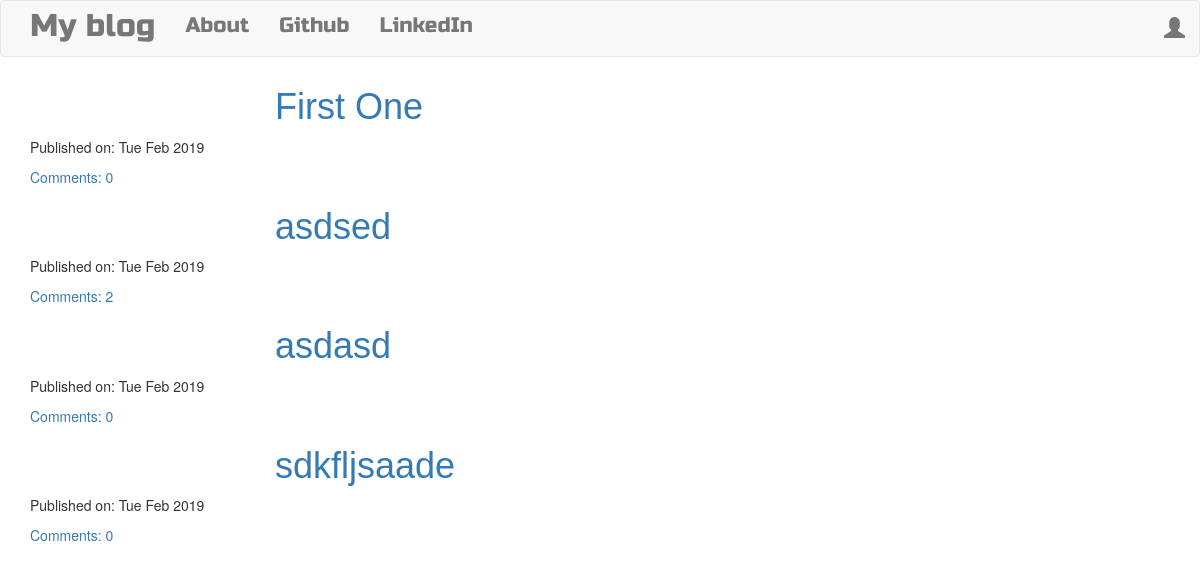
The page / on the database its author committed.
### blog/models.py (models this page shows, shortened)
class Post(models.Model):
	author=models.ForeignKey('auth.User',on_delete=models.CASCADE)
	title=models.CharField(max_length=200)
	text=models.TextField()
	created_date=models.DateTimeField(default=timezone.now)
	published_date=models.DateTimeField(blank=True,null=True)
	def approve_comments(self):
		return self.comments.filter(approved_comment=True)

### blog/views.py (the view)
# urls.py: path('',views.PostListView.as_view(),name='post_list'),
class PostListView(ListView):
	model=Post
	def get_queryset(self):
		return Post.objects.filter(published_date__lte=timezone.now()).order_by('-published_date')

### templates/blog/post_list.html
{%extends 'blog/base.html'%}
{%block content%}
<div class="centerstage">
	{%for post in post_list%}
		<div class="post">
			<h1><a href="{%url 'post_detail' pk=post.pk%}">{{post.title}}</a></h1>
			<div class="date">
				<p>Published on: {{post.published_date|date:"D M Y"}}</p>
			</div>
			<a href="{%url 'post_detail' pk=post.pk %}">Comments: {{post.approve_comments.count}}</a>
		</div>
	{%endfor%}
</div>
{%endblock%}

### templates/blog/base.html (shortened to what this page needs)
<!DOCTYPE html>
{%load static%}
<html lang="en">
<head >
	<link rel="stylesheet" href="https://maxcdn.bootstrapcdn.com/bootstrap/3.4.0/css/bootstrap.min.css">
	<link rel="stylesheet" href="//cdn.jsdelivr.net/npm/medium-editor@latest/dist/css/medium-editor.min.css" type="text/css" media="screen" charset="utf-8">
	<link rel="stylesheet" href="{%static 'blog/css/blog.css'%}">
</head>
<body>
	<nav class="navbar navbar-default techfont custom-navbar">
		<div class="container">
			<ul class="nav navbar-nav">
				<li><a href="{%url 'post_list'%}" class="navbar-brand bigbrand">My blog</a></li>
				<li><a href="{%url 'about'%}">About</a></li>
				<li><a href="https://github.com/">Github</a></li>
				<li><a href="https://www.linkedin.com/">LinkedIn</a></li>
			</ul>
			<ul class="nav navbar-nav navbar-right">
				{%if user.is_authenticated%}
				<li>
					<a href="{%url 'post_new'%}">New Post</a>
				</li>
				<li>
					<a href="{%url 'post_draft_list'%}">Drafts</a>
				</li>
				<li>
					<a href="{%url 'logout'%}">Log Out</a>
				</li>
				<li>
					<a href="">Welcome:{{user.username}}</a>
				</li>
				{%else%}
				<li><a class='nav navbar-right' href="{%url 'user_login'%}"><span class='glyphicon glyphicon-user'></span></a></li>
				{%endif%}
			</ul>
		</div>
	</nav>
	<div class="content container">
		<div class="row">
			<div class="col-md-8">
				<div class="blog_post">
					{%block content%}
					{%endblock%}
				</div>
			</div>
		</div>
	</div>
</body>
</html>

### static/blog/css/blog.css (style rules this page uses)
h1 { font-family: Oak,sans-serif; color: rgba(0,0,0,0.7); position:relative; top:calc(50% - 80px); left:calc(50% - 130px); }
.centerstage { margin-left: auto; margin-right: auto; }
.techfont { font-family: 'Russo One',sans-serif; font-size: 1.5em; margin-bottom: 10px; }
.bigbrand { font-size: 1.5em; }

### rows shown on the page
Post: title "First One", published_date "Tue Feb 2019", approve_comments.count "0"
Post: title "asdsed", published_date "Tue Feb 2019", approve_comments.count "2"
Post: title "asdasd", published_date "Tue Feb 2019", approve_comments.count "0"
Post: title "sdkfljsaade", published_date "Tue Feb 2019", approve_comments.count "0"
